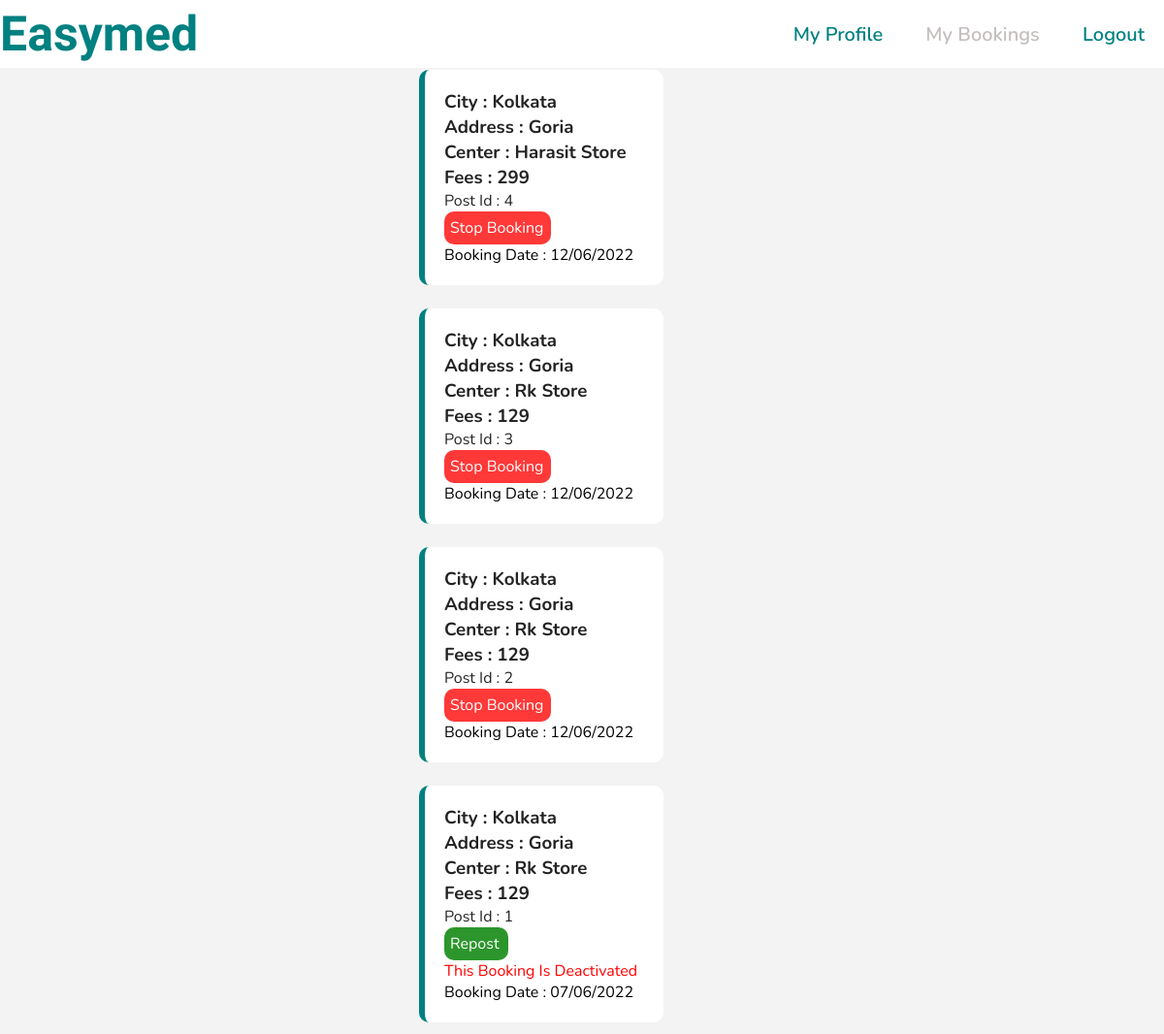
/doctor/booking.php (signed in), run on the app's committed database.
### tables this page shows
CREATE TABLE `docpost` (
  `sid` int(255) NOT NULL,
  `docid` varchar(255) NOT NULL,
  `cat` varchar(255) NOT NULL,
  `city` varchar(255) NOT NULL,
  `spaddress` varchar(255) NOT NULL,
  `mediname` varchar(255) NOT NULL,
  `fees` varchar(255) NOT NULL,
  `status` varchar(255) NOT NULL DEFAULT '0',
  `date` varchar(255) NOT NULL
);

### doctor/booking.php (the view, shortened to what this page needs)
<?php
include("../value/back.php");
?>
<!DOCTYPE html>
<html lang="en">
<head>
    <link rel="stylesheet" href="../css/nav.css">
    <link rel="stylesheet" href="css/index.css">
    <link rel="stylesheet" href="../customer/booking.css">
</head>
<body>
<div class="navbar">
          <a href="../home.php">Easymed</a>
            <ul>
            <li><a href="index.php">My profile</a><br></li>
                <li><a href="booking.php"><span style="color: rgb(197, 190, 190);">My bookings</span></a></li>
                <li><a href="../log/logout.php">logout</a></li>
            </ul>
</div>
<div class="body">
<?php
$query=mysqli_query($con,"SELECT * FROM docpost where docid=".$_SESSION['number']."  ORDER BY SID DESC");
$total=mysqli_num_rows($query);
if($total!=0){
  while($result=mysqli_fetch_assoc($query)){
      $docpostid=$result['sid'];
      $city=$result['city'];
      $spaddress=$result['spaddress'];
      $mediname=$result['mediname'];
      $fees=$result['fees'];
      $status=$result['status'];
      $date=$result['date'];
      $sid=$result['sid'];
    ?>
    <div class="mypost">
        <a href="mypost.php?docpostid=<?php echo $docpostid ;?>">
        <h3>City : <?php echo $city ?></h3>
        <h3>address : <?php echo $spaddress ?></h3>
        <h3>center : <?php echo $mediname ?></h3>
        <h3>fees : <?php echo $fees ?></h3>
        <p>post id : <?php echo $sid; ?></p>
        </a>
        <?php
        if($status==1){
            ?>
            <a class="repost" href="repostlogic.php?id=<?php echo $docpostid;?>">repost</a>
            <p style="color:red;">this booking is deactivated</p>
            <?php
        }
            else{
        ?>
        <a class="stopb" href="stopbooking.php?stop=<?php echo  $docpostid; ?>">stop booking</a>
        <?php
        }
        ?>
        <p>booking date : <?php echo $date;  ?></p>
    </div>
    <?php
  }
}else{
?>
<center><h1 style="color:red ;margin-top:5%;">You do not have any booking</h1></center>
<center><h2 style="color:green ;margin-top:1%;">Post your first booking <a href="../home.php" style="text-decoration:underline;">Now</a></h2></center><br><br>
<?php
}
?>
</body>
</html>

### css/nav.css (style rules this page uses)
* { padding: 0%; margin: 0%; box-sizing: border-box; text-transform: capitalize; }
body { background-color: rgba(128, 128, 128, 0.095) !important; font-family: 'Nunito', sans-serif; }
a { text-decoration: none; }
.navbar { width:100%; margin: auto; padding: 3px 0; display: flex; align-items: center; justify-content: space-between; background-color: white; height: 70px; top: 0%; position: fixed; }
.navbar a { font-size: 50px; font-weight: 700; color: teal !important; cursor: pointer; text-decoration: none; font-family: 'Indie Flower', cursive; }
.navbar ul li { list-style: none; display: inline-block; margin: 0 20px; position: relative; }
.navbar ul li a { font-family: 'Nunito', sans-serif; text-decoration: none; color: white; font-size: 20px; font-weight: 600; }
.navbar ul li::after { content: ''; height: 3px; width: 0; background:teal!important; position: absolute; left: 0; bottom: -2px; transition: 0.5s; }

### doctor/css/index.css (style rules this page uses)
.mypost { display: flex; flex-direction: column; margin-left: 36%; margin-top: 2%; margin-bottom: 1%; background-color: white; border-left: 6px solid teal; height: 20%; width: 21%; padding: 20px; border-radius: 10px; }
.mypost a { color: rgba(0, 0, 0, 0.863); }
.mypost .stopb { color: white !important; background-color: rgba(255, 0, 0, 0.781); border-radius: 10px; padding: 6px; width: 110px; }
.mypost .repost { color: white !important; background-color: rgba(0, 128, 0, 0.826); border-radius: 10px; padding: 6px; width: 66px; }

### customer/booking.css (style rules this page uses)
.body { margin-top: 6%; }

### data on the page
docpost: city "Kolkata", spaddress "Goria", mediname "Harasit Store", fees "299", sid "4", date "12/06/2022"
docpost: city "Kolkata", spaddress "Goria", mediname "Rk Store", fees "129", sid "3", date "12/06/2022"
docpost: city "Kolkata", spaddress "Goria", mediname "Rk Store", fees "129", sid "2", date "12/06/2022"
docpost: city "Kolkata", spaddress "Goria", mediname "Rk Store", fees "129", sid "1", date "07/06/2022"
